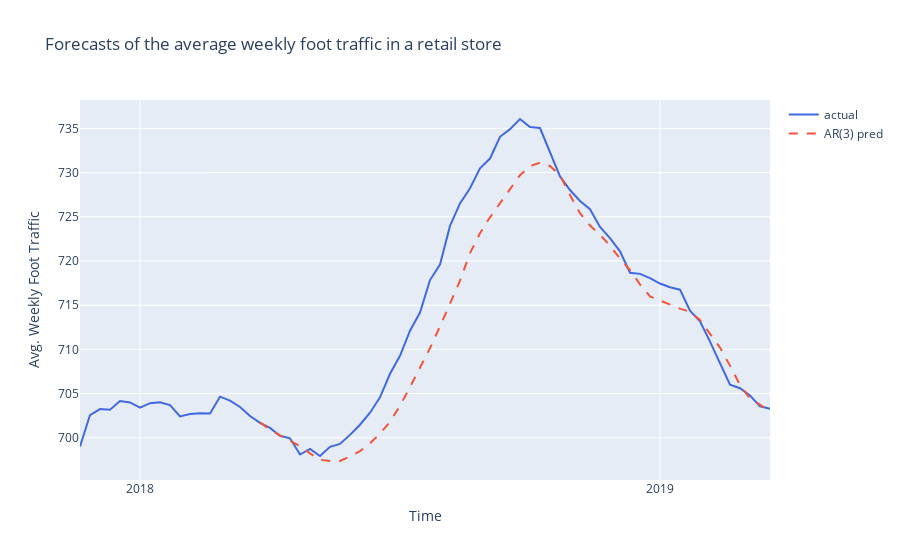

Notebook code for this chart:
### Code cell
fig = go.Figure()
fig.add_trace(go.Scatter(x=df[-70:].index, y=df[-70:]['foot_traffic'], name='actual', line = dict(color='royalblue')))
fig.add_trace(go.Scatter(x=df[-70:].index, y=df[-70:]["pred_foot_traffic"], name='AR(3) pred', line = dict(dash='dash')))
fig.update_layout(
    xaxis= dict(
        tickmode = 'array',
        tickvals = [936, 988],
        ticktext = [2018, 2019]
    ),
    yaxis_title='Avg. Weekly Foot Traffic',
    xaxis_title='Time',
    title='Forecasts of the average weekly foot traffic in a retail store'
)  
fig.show()

### Figure 1 — Plotly figure (JSON) as saved in the notebook; plotly's stock layout.template omitted (floating-point values rounded to 4 significant figures)
{"data": [{"line": {"color": "royalblue"}, "name": "actual", "type": "scatter", "x": [930, 931, 932, 933, 934, 935, 936, 937, 938, 939, 940, 941, 942, 943, 944, 945, 946, 947, 948, 949, 950, 951, 952, 953, 954, 955, 956, 957, 958, 959, 960, 961, 962, 963, 964, 965, 966, 967, 968, 969, 970, 971, 972, 973, 974, 975, 976, 977, 978, 979, 980, 981, 982, 983, 984, 985, 986, 987, 988, 989, 990, 991, 992, 993, 994, 995, 996, 997, 998, 999], "y": [699.0, 702.6, 703.3, 703.2, 704.2, 704.0, 703.4, 703.9, 704.0, 703.7, 702.4, 702.7, 702.8, 702.8, 704.7, 704.2, 703.5, 702.5, 701.7, 701.1, 700.2, 699.9, 698.1, 698.7, 697.9, 699.0, 699.3, 700.3, 701.5, 702.8, 704.6, 707.2, 709.3, 712.1, 714.2, 717.8, 719.6, 724.0, 726.5, 728.2, 730.5, 731.6, 734.1, 734.9, 736.1, 735.2, 735.0, 732.2, 729.6, 728.0, 726.8, 725.9, 723.8, 722.6, 721.1, 718.7, 718.5, 718.1, 717.5, 717.0, 716.8, 714.4, 713.2, 710.9, 708.4, 706.0, 705.6, 704.8, 703.6, 703.3]}, {"line": {"dash": "dash"}, "name": "AR(3) pred", "type": "scatter", "x": [930, 931, 932, 933, 934, 935, 936, 937, 938, 939, 940, 941, 942, 943, 944, 945, 946, 947, 948, 949, 950, 951, 952, 953, 954, 955, 956, 957, 958, 959, 960, 961, 962, 963, 964, 965, 966, 967, 968, 969, 970, 971, 972, 973, 974, 975, 976, 977, 978, 979, 980, 981, 982, 983, 984, 985, 986, 987, 988, 989, 990, 991, 992, 993, 994, 995, 996, 997, 998, 999], "y": [null, null, null, null, null, null, null, null, null, null, null, null, null, null, null, null, null, null, 701.7, 700.9, 700.3, 699.6, 699.0, 698.2, 697.5, 697.4, 697.4, 697.9, 698.5, 699.4, 700.5, 701.8, 703.6, 705.7, 707.9, 710.1, 712.6, 715.2, 717.8, 720.9, 723.1, 724.9, 726.6, 728.1, 729.7, 730.7, 731.1, 730.7, 729.7, 727.5, 725.4, 724.0, 723.0, 721.7, 720.3, 719.0, 717.4, 716.0, 715.5, 715.1, 714.6, 714.3, 713.3, 711.8, 710.2, 708.2, 706.0, 704.4, 703.8, 702.9]}], "layout": {"title": {"text": "Forecasts of the average weekly foot traffic in a retail store"}, "xaxis": {"tickmode": "array", "ticktext": [2018, 2019], "tickvals": [936, 988], "title": {"text": "Time"}}, "yaxis": {"title": {"text": "Avg. Weekly Foot Traffic"}}}}
